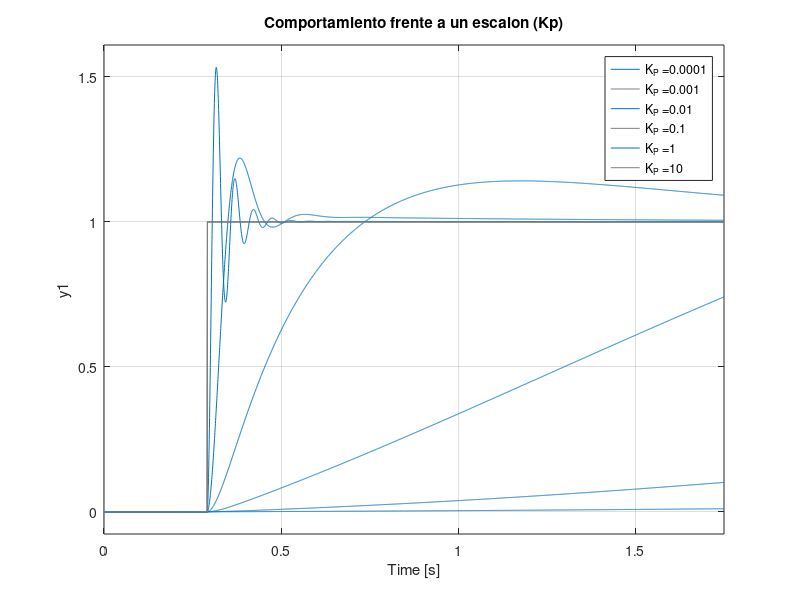
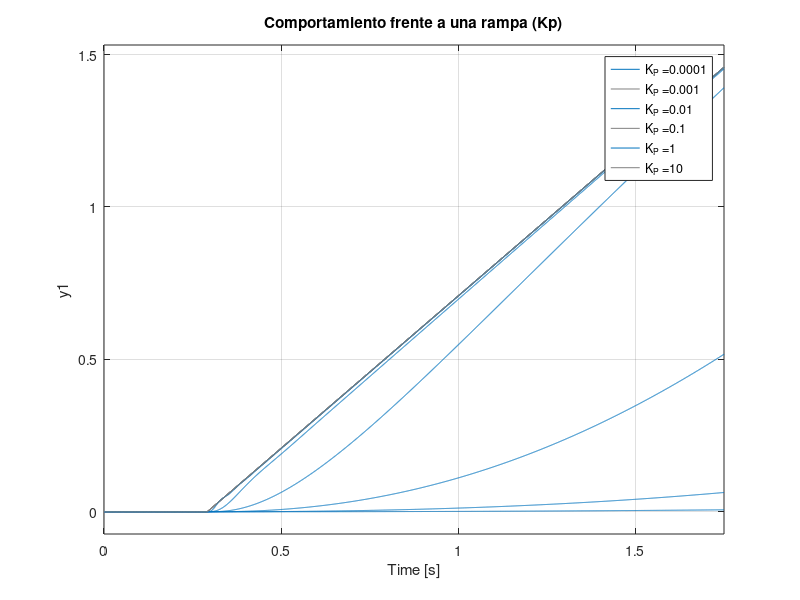
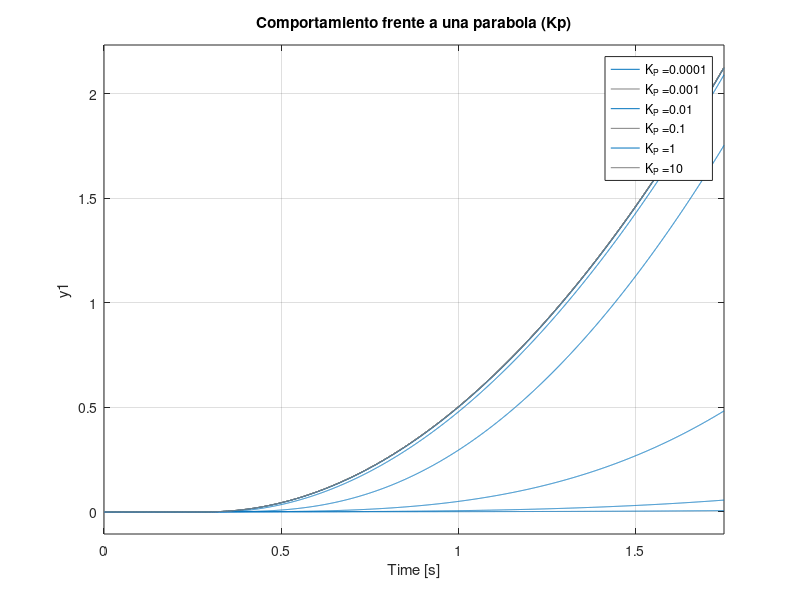
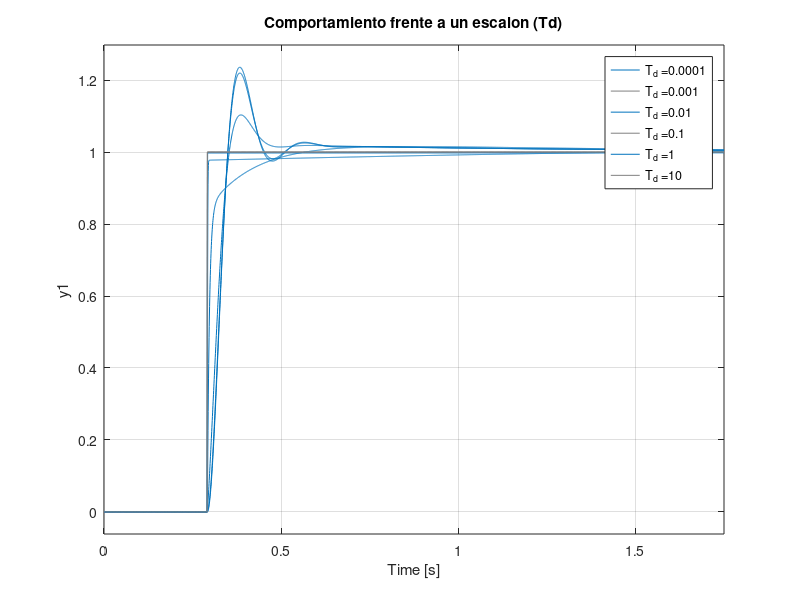

Here is the MATLAB script that generated these plots, in order: (Note: this script raises an error after producing the figures.)
clear all; clc; close all;

%% Initiation Parameters
K = 1500;
p = 35;

x = p.*(0:0.0005/p:0.05);

aux = -4:1:1;
auxTi = -1.5:0.5:1;
auxTd = -4:1:1;

Kp = 10.^aux;
Ti = 10.^auxTi;
Td = 10.^auxTd;

Kpfija = 1;
Tdfija = 0.001;
Tifija = 1;

%% Td, Ti fijo

% Step
figure(1)
grid on;

Legend = cell(length(aux),1);

u = ones(1,length(x));
u(1:ceil(length(u)/6)) = 0;
t = x;

for i = 1:length(Kp)
    num = [K*Kp(i)*Tdfija K*Kp(i) K*Kp(i)/Tifija];
    den = [1 p+K*Kp(i)*Tdfija K*Kp(i) K*Kp(i)/Tifija];
    sys = tf(num,den);
    lsim(sys, u, t)
    Legend{i} = strcat('K_{P} = ', num2str(Kp(i)));
    hold on;
end

title('Comportamiento frente a un escalon (Kp)')
legend(Legend);
hold off;
saveas(gcf,'img/01_PIDEscalonKp.png')

% Ramp
figure(2)
grid on;

Legend = cell(length(aux),1);

t = x;
u = t-t(ceil(length(t)/6));
u(1:ceil(length(u)/6)) = 0;

for i = 1:length(Kp)
    num = [K*Kp(i)*Tdfija K*Kp(i) K*Kp(i)/Tifija];
    den = [1 p+K*Kp(i)*Tdfija K*Kp(i) K*Kp(i)/Tifija];
    sys = tf(num,den);
    lsim(sys, u, t)
    Legend{i} = strcat('K_{P} = ', num2str(Kp(i)));
    hold on;
end

title('Comportamiento frente a una rampa (Kp)')
legend(Legend);
hold off;
saveas(gcf,'img/01_PIDRampaKp.png')

% Parable
figure(3)
grid on;

Legend = cell(length(aux),1);

t = x;
u = (t-t(ceil(length(t)/6))).^2;
u(1:ceil(length(u)/6)) = 0;

for i = 1:length(Kp)
    num = [K*Kp(i)*Tdfija K*Kp(i) K*Kp(i)/Tifija];
    den = [1 p+K*Kp(i)*Tdfija K*Kp(i) K*Kp(i)/Tifija];
    sys = tf(num,den);
    lsim(sys, u, t)
    Legend{i} = strcat('K_{P} = ', num2str(Kp(i)));
    hold on;
end

title('Comportamiento frente a una parabola (Kp)')
legend(Legend);
hold off;
saveas(gcf,'img/01_PIDParabolaKp.png')

%% Ti, Kp fijo

% Step
figure(4)
grid on;

Legend = cell(length(auxTd),1);

u = ones(1,length(x));
u(1:ceil(length(u)/6)) = 0;
t = x;

for i = 1:length(Td)
    num = [K*Kpfija*Td(i) K*Kpfija K*Kpfija/Tifija];
    den = [1 p+K*Kpfija*Td(i) K*Kpfija K*Kpfija/Tifija];
    sys = tf(num,den);
    lsim(sys, u, t)
    Legend{i} = strcat('T_{d} = ', num2str(Td(i)));
    hold on;
end

title('Comportamiento frente a un escalon (Td)')
legend(Legend);
hold off;
saveas(gcf,'img/01_PIDEscalonTd.png')

% Ramp
figure(5)
grid on;

Legend = cell(length(auxTd),1);

t = x;
u = t-t(ceil(length(t)/6));
u(1:ceil(length(u)/6)) = 0;

for i = 1:length(Td)
    num = [K*Kpfija*Td(i) K*Kpfija K*Kpfija/Tifija];
    den = [1 p+K*Kpfija*Td(i) K*Kpfija K*Kpfija/Tifija];
    sys = tf(num,den);
    lsim(sys, u, t)
    Legend{i} = strcat('T_{d} = ', num2str(Td(i)));
    hold on;
end

title('Comportamiento frente a una rampa (Td)')
legend(Legend);
hold off;
saveas(gcf,'img/01_PIDRampaTd.png')

% Parable
figure(6)
grid on;

Legend = cell(length(auxTd),1);

t = x;
u = (t-t(ceil(length(t)/6))).^2;
u(1:ceil(length(u)/6)) = 0;

for i = 1:length(Td)
    num = [K*Kpfija*Td(i) K*Kpfija K*Kpfija/Tifija];
    den = [1 p+K*Kpfija*Td(i) K*Kpfija K*Kpfija/Tifija];
    sys = tf(num,den);
    lsim(sys, u, t)
    Legend{i} = strcat('T_{d} = ', num2str(Td(i)));
    hold on;
end

title('Comportamiento frente a una parabola (Td)')
legend(Legend);
hold off;
saveas(gcf,'img/01_PIDParabolaTd.png')

%% Kp, Td fijo

% Step
figure(7)
grid on;

Legend = cell(length(auxTi),1);

u = ones(1,length(x));
u(1:ceil(length(u)/6)) = 0;
t = x;

for i = 1:length(Ti)
    num = [K*Kpfija*Tdfija K*Kpfija K*Kpfija/Ti(i)];
    den = [1 p+K*Kpfija*Tdfija K*Kpfija K*Kpfija/Ti(i)];
    sys = tf(num,den);
    lsim(sys, u, t)
    Legend{i} = strcat('T_{i} = ', num2str(Ti(i)));
    hold on;
end

title('Comportamiento frente a un escalon (Ti)')
legend(Legend);
hold off;
saveas(gcf,'img/01_PIDEscalonTi.png')

% Ramp
figure(8)
grid on;

Legend = cell(length(auxTi),1);

t = x;
u = t-t(ceil(length(t)/6));
u(1:ceil(length(u)/6)) = 0;

for i = 1:length(Ti)
    num = [K*Kpfija*Tdfija K*Kpfija K*Kpfija/Ti(i)];
    den = [1 p+K*Kpfija*Tdfija K*Kpfija K*Kpfija/Ti(i)];
    sys = tf(num,den);
    lsim(sys, u, t)
    Legend{i} = strcat('T_{i} = ', num2str(Ti(i)));
    hold on;
end

title('Comportamiento frente a una rampa (Ti)')
legend(Legend);
hold off;
saveas(gcf,'img/01_PIDRampaTi.png')

% Parable
figure(9)
grid on;

Legend = cell(length(auxTi),1);

t = x;
u = (t-t(ceil(length(t)/6))).^2;
u(1:ceil(length(u)/6)) = 0;

for i = 1:length(Ti)
    num = [K*Kpfija*Tdfija K*Kpfija K*Kpfija/Ti(i)];
    den = [1 p+K*Kpfija*Tdfija K*Kpfija K*Kpfija/Ti(i)];
    sys = tf(num,den);
    lsim(sys, u, t)
    Legend{i} = strcat('T_{i} = ', num2str(Td(i)));
    hold on;
end

title('Comportamiento frente a una parabola (Ti)')
legend(Legend);
hold off;
saveas(gcf,'img/01_PIDParabolaTi.png')

%% Derivada en 0

figure(10)

Kpfija = 0.15;
Tdfija = -0.05;
Tidija = 1;

u = ones(1,length(x));
u(1:ceil(length(u)/6)) = 0;
t = x;

num = [K*Kpfija*Tdfija K*Kpfija K*Kpfija/Tifija];
den = [1 p+K*Kpfija*Tdfija K*Kpfija K*Kpfija/Tifija];
sys = tf(num,den);
lsim(sys, u, t)

title('Comportamiento frente a un escalón para Td = -0.05, Ti = 1 y Kp = 0.15');

saveas(gcf,'img/01_PIDDerivada.png')

figure(11)

num = K.*[Tifija*Tdfija Tifija 1];
den = [Tifija Tifija*p 0 0];
rlocus(num,den)

saveas(gcf,'img/01_PIDRlocusDerivada.png')
